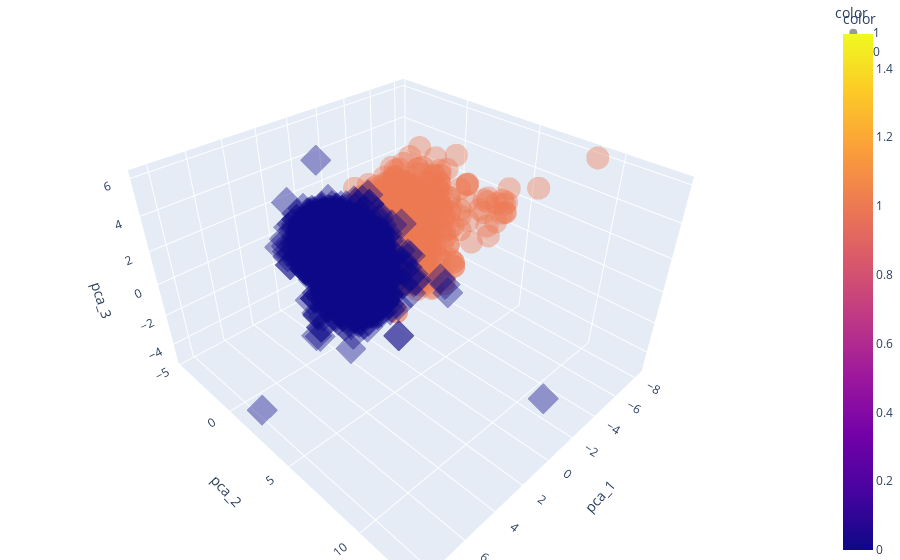

The cell this chart's notebook holds for it:
### Code cell
import plotly.express as px

fig = px.scatter_3d(pca_wine_plot,
                    x='pca_1', y='pca_2', z='pca_3',
                    color='color', symbol='color',
                    opacity=0.4)
fig.update_layout(margin=dict(l=0, r=0, b=0, t=0))
fig.show()

### Figure 1 — Plotly figure (JSON) as saved in the notebook; plotly's stock layout.template omitted (floating-point values rounded to 4 significant figures; data arrays with more than 128 entries replaced by an {"elided": "..."} marker saying what was removed)
{"data": [{"hovertemplate": "color=%{marker.color}<br>pca_1=%{x}<br>pca_2=%{y}<br>pca_3=%{z}<extra></extra>", "legendgroup": "1", "marker": {"color": {"elided": "1599 int values"}, "coloraxis": "coloraxis", "opacity": 0.4, "symbol": "circle"}, "mode": "markers", "name": "1", "scene": "scene", "showlegend": true, "type": "scatter3d", "x": {"elided": "1599 float values"}, "y": {"elided": "1599 float values"}, "z": {"elided": "1599 float values"}}, {"hovertemplate": "color=%{marker.color}<br>pca_1=%{x}<br>pca_2=%{y}<br>pca_3=%{z}<extra></extra>", "legendgroup": "0", "marker": {"color": {"elided": "4898 int values"}, "coloraxis": "coloraxis", "opacity": 0.4, "symbol": "diamond"}, "mode": "markers", "name": "0", "scene": "scene", "showlegend": true, "type": "scatter3d", "x": {"elided": "4898 float values"}, "y": {"elided": "4898 float values"}, "z": {"elided": "4898 float values"}}], "layout": {"coloraxis": {"colorbar": {"title": {"text": "color"}}, "colorscale": [[0, "#0d0887"], [0.1111, "#46039f"], [0.2222, "#7201a8"], [0.3333, "#9c179e"], [0.4444, "#bd3786"], [0.5556, "#d8576b"], [0.6667, "#ed7953"], [0.7778, "#fb9f3a"], [0.8889, "#fdca26"], [1, "#f0f921"]]}, "legend": {"title": {"text": "color"}, "tracegroupgap": 0}, "margin": {"b": 0, "l": 0, "r": 0, "t": 0}, "scene": {"domain": {"x": [0, 1], "y": [0, 1]}, "xaxis": {"title": {"text": "pca_1"}}, "yaxis": {"title": {"text": "pca_2"}}, "zaxis": {"title": {"text": "pca_3"}}}}}
